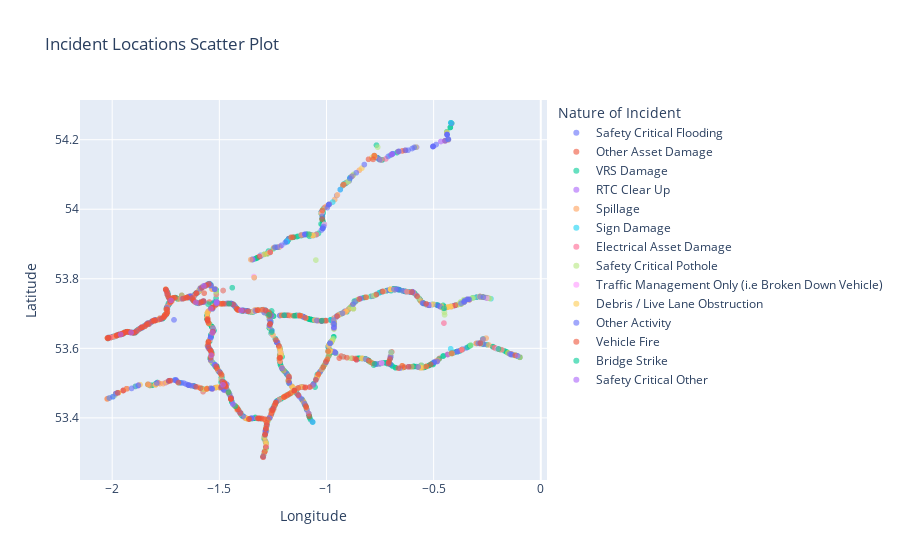

The notebook cell this image was saved under:
### Code cell
# Create a scatter plot using Plotly Express to visualize incident locations
fig = px.scatter(
    df,
    x='incident_location_longitude', # Longitude values for the x-axis
    y='incident_location_latitude', # Latitude values for the y-axis
    color='nature_of_incident_to_assess',  # This adds color by incident type
    title='Incident Locations Scatter Plot', # Title of the plot
    labels={  # Custom labels for axes and legend
        'incident_location_longitude': 'Longitude',
        'incident_location_latitude': 'Latitude',
        'nature_of_incident_to_assess': 'Nature of Incident'
    },
    opacity=0.6 # Set point transparency to 60% for better visibility when overlapping
)
fig.show()

### Figure 1 — Plotly figure (JSON) as saved in the notebook; plotly's stock layout.template omitted (floating-point values rounded to 4 significant figures; data arrays with more than 128 entries replaced by an {"elided": "..."} marker saying what was removed)
{"data": [{"hovertemplate": "Nature of Incident=Safety Critical Flooding<br>Longitude=%{x}<br>Latitude=%{y}<extra></extra>", "legendgroup": "Safety Critical Flooding", "marker": {"color": "#636efa", "opacity": 0.6, "symbol": "circle"}, "mode": "markers", "name": "Safety Critical Flooding", "showlegend": true, "type": "scattergl", "x": [-1.004, -0.9926, -0.8331, -1.023, -0.2564, -0.2517, -0.9776, -0.5224, -1.522, -1.829, -1.83, -0.9523, -1.585, -1.563, -1.588, -2.018, -1.521, -1.772, -1.634, -1.979, -1.753, -1.993, -0.3475, -2.018, -1.196, -1.962, -1.753, -1.752, -1.973, -1.533, -1.284, -1.731, -1.41, -1.748, -1.619, -1.59, -1.523, -1.754, -0.4647, -1.752, -1.335, -1.768, -1.745, -1.181, -1.33, -1.675, -1.387, -1.266, -1.023, -1.77, -1.461, -1.279, -1.507, -1.024, -1.869, -1.731, -1.978, -0.431, -0.431, -1.014, -1.486, -1.718, -1.645, -0.5507, -1.767, -1.739, -1.743, -0.4904, -1.461], "xaxis": "x", "y": [53.56, 53.59, 53.57, 53.68, 53.75, 53.74, 53.62, 53.72, 53.77, 53.67, 53.67, 54.04, 53.73, 53.78, 53.73, 53.63, 53.49, 53.68, 53.75, 53.64, 53.7, 53.63, 53.6, 53.63, 53.7, 53.64, 53.7, 53.7, 53.64, 53.72, 53.39, 53.51, 53.42, 53.77, 53.75, 53.73, 53.73, 53.69, 53.72, 53.7, 53.71, 53.69, 53.72, 53.47, 53.71, 53.74, 53.71, 53.68, 53.68, 53.68, 53.73, 53.7, 53.73, 53.68, 53.66, 53.73, 53.64, 54.2, 54.2, 53.96, 53.73, 53.74, 53.49, 53.73, 53.69, 53.72, 53.76, 53.56, 53.73], "yaxis": "y"}, {"hovertemplate": "Nature of Incident=Other Asset Damage<br>Longitude=%{x}<br>Latitude=%{y}<extra></extra>", "legendgroup": "Other Asset Damage", "marker": {"color": "#EF553B", "opacity": 0.6, "symbol": "circle"}, "mode": "markers", "name": "Other Asset Damage", "showlegend": true, "type": "scattergl", "x": {"elided": "147 float values"}, "xaxis": "x", "y": {"elided": "147 float values"}, "yaxis": "y"}, {"hovertemplate": "Nature of Incident=VRS Damage<br>Longitude=%{x}<br>Latitude=%{y}<extra></extra>", "legendgroup": "VRS Damage", "marker": {"color": "#00cc96", "opacity": 0.6, "symbol": "circle"}, "mode": "markers", "name": "VRS Damage", "showlegend": true, "type": "scattergl", "x": {"elided": "2025 float values"}, "xaxis": "x", "y": {"elided": "2025 float values"}, "yaxis": "y"}, {"hovertemplate": "Nature of Incident=RTC Clear Up<br>Longitude=%{x}<br>Latitude=%{y}<extra></extra>", "legendgroup": "RTC Clear Up", "marker": {"color": "#ab63fa", "opacity": 0.6, "symbol": "circle"}, "mode": "markers", "name": "RTC Clear Up", "showlegend": true, "type": "scattergl", "x": {"elided": "470 float values"}, "xaxis": "x", "y": {"elided": "470 float values"}, "yaxis": "y"}, {"hovertemplate": "Nature of Incident=Spillage<br>Longitude=%{x}<br>Latitude=%{y}<extra></extra>", "legendgroup": "Spillage", "marker": {"color": "#FFA15A", "opacity": 0.6, "symbol": "circle"}, "mode": "markers", "name": "Spillage", "showlegend": true, "type": "scattergl", "x": {"elided": "460 float values"}, "xaxis": "x", "y": {"elided": "460 float values"}, "yaxis": "y"}, {"hovertemplate": "Nature of Incident=Sign Damage<br>Longitude=%{x}<br>Latitude=%{y}<extra></extra>", "legendgroup": "Sign Damage", "marker": {"color": "#19d3f3", "opacity": 0.6, "symbol": "circle"}, "mode": "markers", "name": "Sign Damage", "showlegend": true, "type": "scattergl", "x": [-0.5054, -0.5224, -1.283, -0.8916, -0.5578, -1.411, -1.146, -1.735, -0.971, -1.703, -1.185, -1.185, -0.3606, -1.065, -1.278, -0.9812, -1.255, -0.9587, -1.684, -1.308, -1.229, -1.229, -1.267, -0.4204, -0.9765, -1.238, -1.491, -0.419, -1.278, -1.255, -1.467, -0.9813, -0.7001, -0.7005, -1.064, -0.9356, -1.016, -1.581, -0.4636, -1.38, -1.468, -1.639, -1.062, -0.6914, -0.2834, -1.581, -1.278, -1.261, -0.9203, -1.286, -0.7509, -1.997, -1.266, -0.281, -0.9922, -1.636, -1.728, -0.6791, -0.4151, -0.2326, -0.1104, -1.527, -1.436, -1.083, -0.2711, -1.012, -1.891, -0.2703, -0.2703, -0.7768, -1.567, -1.55, -1.55, -0.919, -1.636, -1.23, -1.177, -0.4195, -1.595, -0.7021, -1.267, -0.3139, -1.398, -1.446, -1.395, -1.15, -0.665, -1.579, -1.477, -1.255, -1.229, -1.352, -1.231, -1.402, -1.467, -1.528, -1.708, -0.2981, -1.682, -1.398, -0.7517, -1.4, -2.018], "xaxis": "x", "y": [53.73, 53.72, 53.31, 54.09, 53.55, 53.42, 53.48, 53.51, 54.02, 53.51, 53.91, 53.91, 53.73, 53.92, 53.7, 53.68, 53.64, 53.59, 53.5, 53.87, 53.62, 53.62, 53.4, 53.6, 53.62, 53.63, 53.51, 53.72, 53.7, 53.64, 53.48, 53.62, 53.58, 53.58, 53.39, 54.06, 53.95, 53.78, 53.72, 53.4, 53.48, 53.75, 53.92, 54.16, 53.61, 53.78, 53.7, 53.68, 54.07, 53.35, 54.14, 53.46, 53.66, 53.61, 53.59, 53.75, 53.74, 53.77, 53.59, 53.74, 53.58, 53.65, 53.73, 53.41, 53.63, 53.95, 53.49, 53.63, 53.63, 54.15, 53.78, 53.79, 53.79, 54.07, 53.75, 53.62, 53.51, 54.25, 53.77, 54.16, 53.87, 53.75, 53.71, 53.45, 53.71, 53.48, 54.17, 53.48, 53.5, 53.65, 53.62, 53.7, 53.62, 53.41, 53.48, 53.65, 53.51, 53.75, 53.5, 53.71, 53.76, 53.71, 53.63], "yaxis": "y"}, {"hovertemplate": "Nature of Incident=Electrical Asset Damage<br>Longitude=%{x}<br>Latitude=%{y}<extra></extra>", "legendgroup": "Electrical Asset Damage", "marker": {"color": "#FF6692", "opacity": 0.6, "symbol": "circle"}, "mode": "markers", "name": "Electrical Asset Damage", "showlegend": true, "type": "scattergl", "x": [-0.5224, -1.751, -1.176, -0.9114, -0.3606, -1.065, -0.7011, -1.493, -1.46, -2.007, -1.582, -1.729, -1.229, -1.229, -1.267, -1.514, -0.9765, -1.401, -1.751, -0.419, -0.5966, -1.807, -0.2699, -1.833, -1.729, -1.587, -1.798, -1.38, -1.467, -1.53, -1.23, -0.7509, -0.7236, -0.6967, -0.4464, -1.635, -1.491, -1.493, -0.6791, -1.254, -0.3715, -0.217, -1.271, -1.083, -0.9887, -1.641, -1.741, -1.905, -1.533, -0.3802, -0.8155, -1.23, -0.4059, -0.4519, -0.2841, -0.665, -1.862, -1.231, -1.467, -1.827, -1.582, -1.534, -1.634, -1.742], "xaxis": "x", "y": [53.72, 53.7, 53.51, 53.71, 53.73, 53.92, 53.58, 53.49, 53.73, 53.63, 53.78, 53.74, 53.62, 53.62, 53.4, 53.73, 53.62, 53.41, 53.7, 53.72, 53.76, 53.68, 53.63, 53.67, 53.74, 53.77, 53.68, 53.4, 53.48, 53.65, 53.62, 54.14, 54.14, 54.16, 54.2, 53.75, 53.49, 53.49, 53.77, 53.42, 53.6, 53.6, 53.7, 53.41, 53.59, 53.75, 53.76, 53.64, 53.48, 53.73, 53.57, 53.62, 53.72, 53.67, 53.75, 54.17, 53.66, 53.62, 53.48, 53.67, 53.73, 53.72, 53.75, 53.76], "yaxis": "y"}, {"hovertemplate": "Nature of Incident=Safety Critical Pothole<br>Longitude=%{x}<br>Latitude=%{y}<extra></extra>", "legendgroup": "Safety Critical Pothole", "marker": {"color": "#B6E880", "opacity": 0.6, "symbol": "circle"}, "mode": "markers", "name": "Safety Critical Pothole", "showlegend": true, "type": "scattergl", "x": {"elided": "138 float values"}, "xaxis": "x", "y": {"elided": "138 float values"}, "yaxis": "y"}, {"hovertemplate": "Nature of Incident=Traffic Management Only (i.e Broken Down Vehicle)<br>Longitude=%{x}<br>Latitude=%{y}<extra></extra>", "legendgroup": "Traffic Management Only (i.e Broken Down Vehicle)", "marker": {"color": "#FF97FF", "opacity": 0.6, "symbol": "circle"}, "mode": "markers", "name": "Traffic Management Only (i.e Broken Down Vehicle)", "showlegend": true, "type": "scattergl", "x": [-0.4234, -1.548, -1.48, -1.13, -0.9651, -1.251, -1.214, -1.473, -1.254, -1.213, -1.522, -1.311, -1.283, -1.266, -1.399, -1.748, -1.445, -1.552, -1.444, -0.9486, -1.281, -0.5133, -1.216, -2.014, -1.255, -1.338, -1.538, -1.656, -1.472, -1.482, -1.543, -1.543, -1.467, -1.552, -1.703, -1.022, -1.551, -1.806, -1.487, -1.152, -1.009, -1.278, -1.308, -0.742, -1.296, -1.339, -1.266, -1.729, -1.17, -0.2027, -0.9555, -0.2519], "xaxis": "x", "y": [53.72, 53.6, 53.5, 53.69, 53.66, 53.42, 53.59, 53.49, 53.64, 53.59, 53.55, 53.71, 53.36, 53.88, 53.71, 53.77, 53.46, 53.6, 53.46, 54.04, 53.32, 53.72, 53.89, 53.63, 53.64, 53.71, 53.58, 53.75, 53.49, 53.5, 53.63, 53.63, 53.48, 53.61, 53.51, 53.99, 53.6, 53.68, 53.49, 53.48, 53.96, 53.38, 53.87, 53.56, 53.4, 53.81, 53.67, 53.74, 53.69, 53.6, 53.69, 53.74], "yaxis": "y"}, {"hovertemplate": "Nature of Incident=Debris / Live Lane Obstruction<br>Longitude=%{x}<br>Latitude=%{y}<extra></extra>", "legendgroup": "Debris / Live Lane Obstruction", "marker": {"color": "#FECB52", "opacity": 0.6, "symbol": "circle"}, "mode": "markers", "name": "Debris / Live Lane Obstruction", "showlegend": true, "type": "scattergl", "x": {"elided": "229 float values"}, "xaxis": "x", "y": {"elided": "229 float values"}, "yaxis": "y"}, {"hovertemplate": "Nature of Incident=Other Activity<br>Longitude=%{x}<br>Latitude=%{y}<extra></extra>", "legendgroup": "Other Activity", "marker": {"color": "#636efa", "opacity": 0.6, "symbol": "circle"}, "mode": "markers", "name": "Other Activity", "showlegend": true, "type": "scattergl", "x": {"elided": "283 float values"}, "xaxis": "x", "y": {"elided": "283 float values"}, "yaxis": "y"}, {"hovertemplate": "Nature of Incident=Vehicle Fire<br>Longitude=%{x}<br>Latitude=%{y}<extra></extra>", "legendgroup": "Vehicle Fire", "marker": {"color": "#EF553B", "opacity": 0.6, "symbol": "circle"}, "mode": "markers", "name": "Vehicle Fire", "showlegend": true, "type": "scattergl", "x": {"elided": "259 float values"}, "xaxis": "x", "y": {"elided": "259 float values"}, "yaxis": "y"}, {"hovertemplate": "Nature of Incident=Bridge Strike<br>Longitude=%{x}<br>Latitude=%{y}<extra></extra>", "legendgroup": "Bridge Strike", "marker": {"color": "#00cc96", "opacity": 0.6, "symbol": "circle"}, "mode": "markers", "name": "Bridge Strike", "showlegend": true, "type": "scattergl", "x": [-1.457, -1.15, -1.256, -1.197, -1.512, -1.455, -1.022, -1.269, -0.4516, -1.082, -0.1976, -1.425, -0.7763], "xaxis": "x", "y": [53.47, 53.69, 53.65, 53.7, 53.73, 53.73, 53.68, 53.7, 53.72, 53.93, 53.6, 53.43, 53.56], "yaxis": "y"}, {"hovertemplate": "Nature of Incident=Safety Critical Other<br>Longitude=%{x}<br>Latitude=%{y}<extra></extra>", "legendgroup": "Safety Critical Other", "marker": {"color": "#ab63fa", "opacity": 0.6, "symbol": "circle"}, "mode": "markers", "name": "Safety Critical Other", "showlegend": true, "type": "scattergl", "x": [-1.436, -1.61, -1.483, -1.399, -1.532, -1.538, -1.513, -1.912, -1.512, -0.6942, -1.961, -0.4661, -1.512, -1.54, -1.572, -1.725, -0.1079], "xaxis": "x", "y": [53.44, 53.73, 53.5, 53.71, 53.64, 53.58, 53.73, 53.65, 53.73, 54.16, 53.64, 54.19, 53.73, 53.71, 53.78, 53.74, 53.58], "yaxis": "y"}], "layout": {"legend": {"title": {"text": "Nature of Incident"}, "tracegroupgap": 0}, "title": {"text": "Incident Locations Scatter Plot"}, "xaxis": {"anchor": "y", "domain": [0, 1], "title": {"text": "Longitude"}}, "yaxis": {"anchor": "x", "domain": [0, 1], "title": {"text": "Latitude"}}}}
